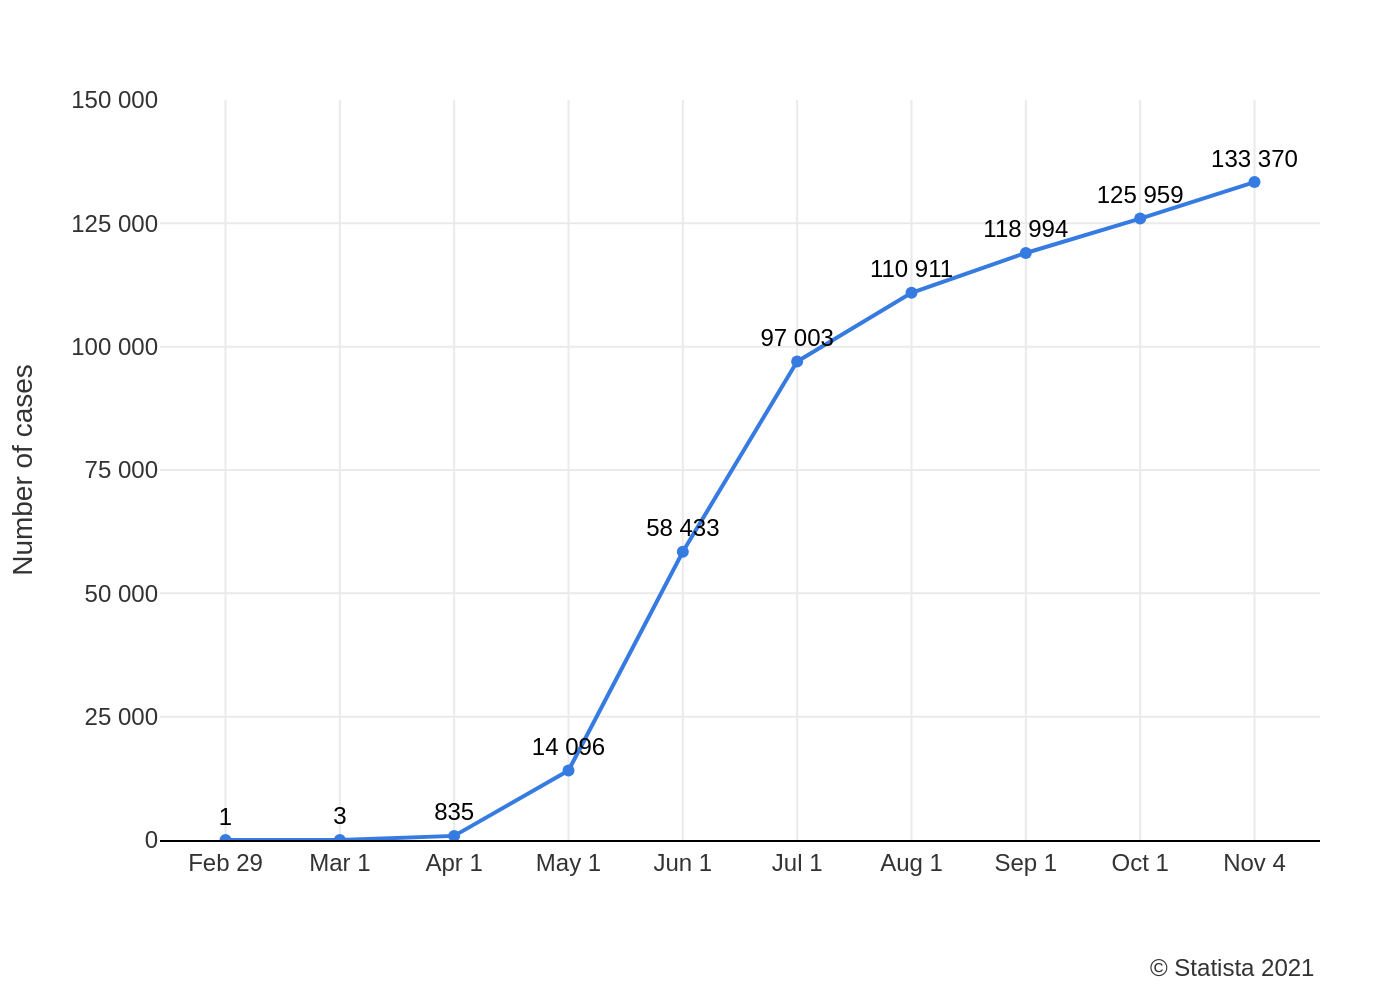

Write the Python code that produced this figure.
import sys
import json
import plotly.graph_objects as go
from pathlib import Path

# Check if the JSON file path is provided as a command-line argument
if len(sys.argv) != 2:
    print("Usage: python generate_chart.py <json_file_path>")
    sys.exit(1)

# Get the JSON file path from the command-line arguments
json_file_path = Path(sys.argv[1])

# Check if the JSON file exists
if not json_file_path.is_file():
    print(f"Error: JSON file not found at '{json_file_path}'")
    sys.exit(1)

# Load the chart data from the JSON file
with open(json_file_path, 'r', encoding='utf-8') as f:
    chart_info = json.load(f)

# Extract data, texts, and colors from the loaded JSON
chart_data = chart_info.get('chart_data', [])
texts = chart_info.get('texts', {})
colors = chart_info.get('colors', [])

# Prepare data for plotting
x_values = [d['x'] for d in chart_data]
y_values = [d['y'] for d in chart_data]

# Format text labels for data points with space as thousand separator
text_labels = [f'{y:,}'.replace(',', ' ') for y in y_values]

# Create the figure object
fig = go.Figure()

# Add the line trace to the figure
fig.add_trace(go.Scatter(
    x=x_values,
    y=y_values,
    mode='lines+markers+text',
    line=dict(color=colors[0], width=2),
    marker=dict(color=colors[0], size=6),
    text=text_labels,
    textposition='top center',
    textfont=dict(
        family="Arial",
        size=12,
        color='black'
    ),
    hoverinfo='none' # Hides the default hover label
))

# Update the layout of the chart
fig.update_layout(
    font=dict(family="Arial", size=12, color='#333333'),
    title=texts.get('title'),
    yaxis_title=texts.get('y_axis_title'),
    xaxis_title=texts.get('x_axis_title'),
    plot_bgcolor='white',
    paper_bgcolor='white',
    showlegend=False,
    margin=dict(l=80, r=40, t=50, b=80),
    xaxis=dict(
        showgrid=True,
        gridcolor='#EAEAEA',
        gridwidth=1,
        zeroline=False,
        showline=True,
        linecolor='black',
        linewidth=1
    ),
    yaxis=dict(
        showgrid=True,
        gridcolor='#EAEAEA',
        gridwidth=1,
        zeroline=False,
        range=[0, 150000],
        tickvals=[0, 25000, 50000, 75000, 100000, 125000, 150000],
        ticktext=['0', '25 000', '50 000', '75 000', '100 000', '125 000', '150 000']
    )
)

# Add source annotation if it exists
source_text = texts.get('source')
if source_text:
    fig.add_annotation(
        text=source_text,
        xref="paper", yref="paper",
        x=1, y=-0.15,
        showarrow=False,
        xanchor='right',
        yanchor='top',
        align='right',
        font=dict(size=12)
    )

# Determine the output filename and save the chart as a PNG image
output_filename = json_file_path.with_suffix('.png')
fig.write_image(output_filename, scale=2)

print(f"Chart saved to {output_filename}")
